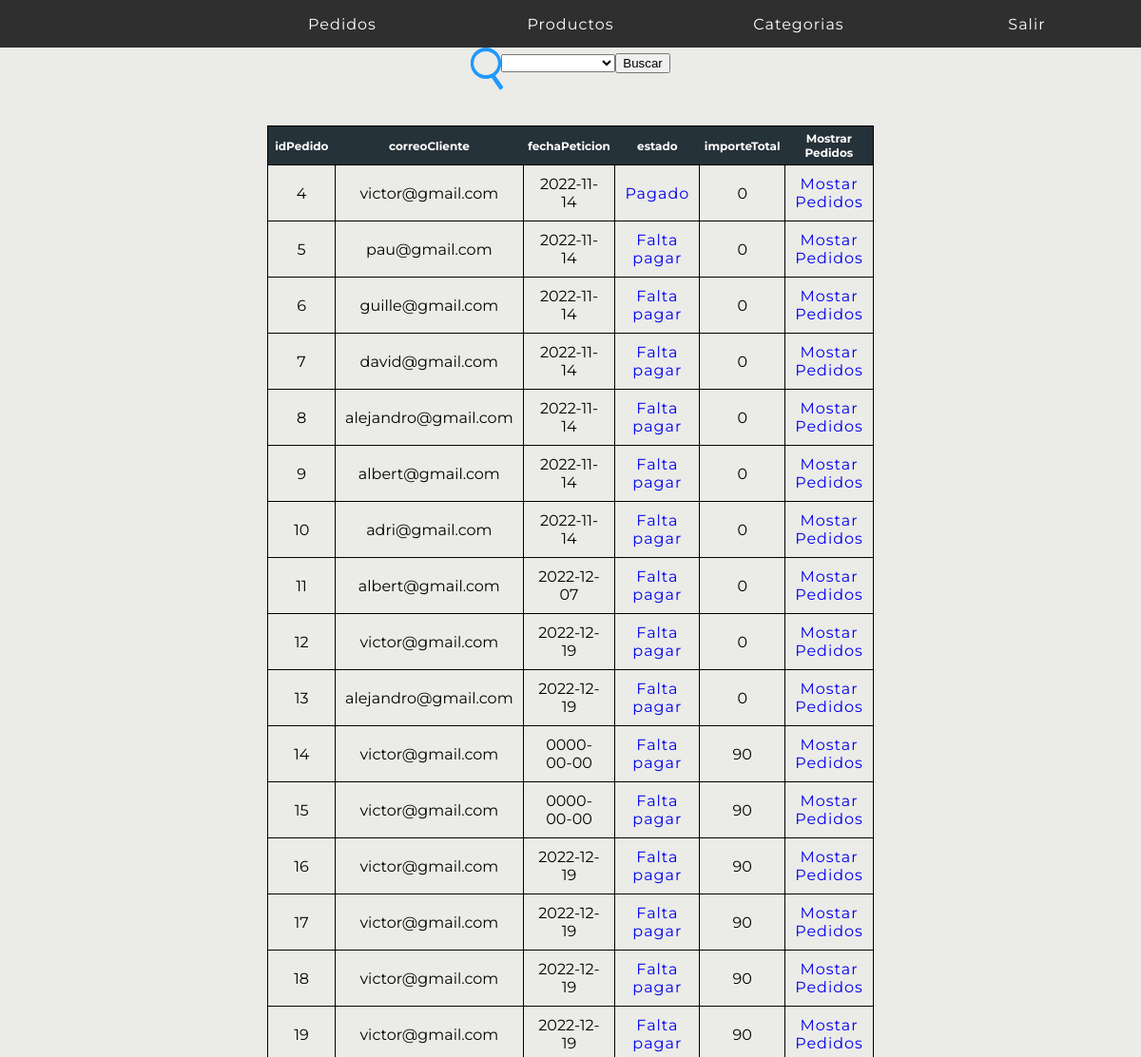
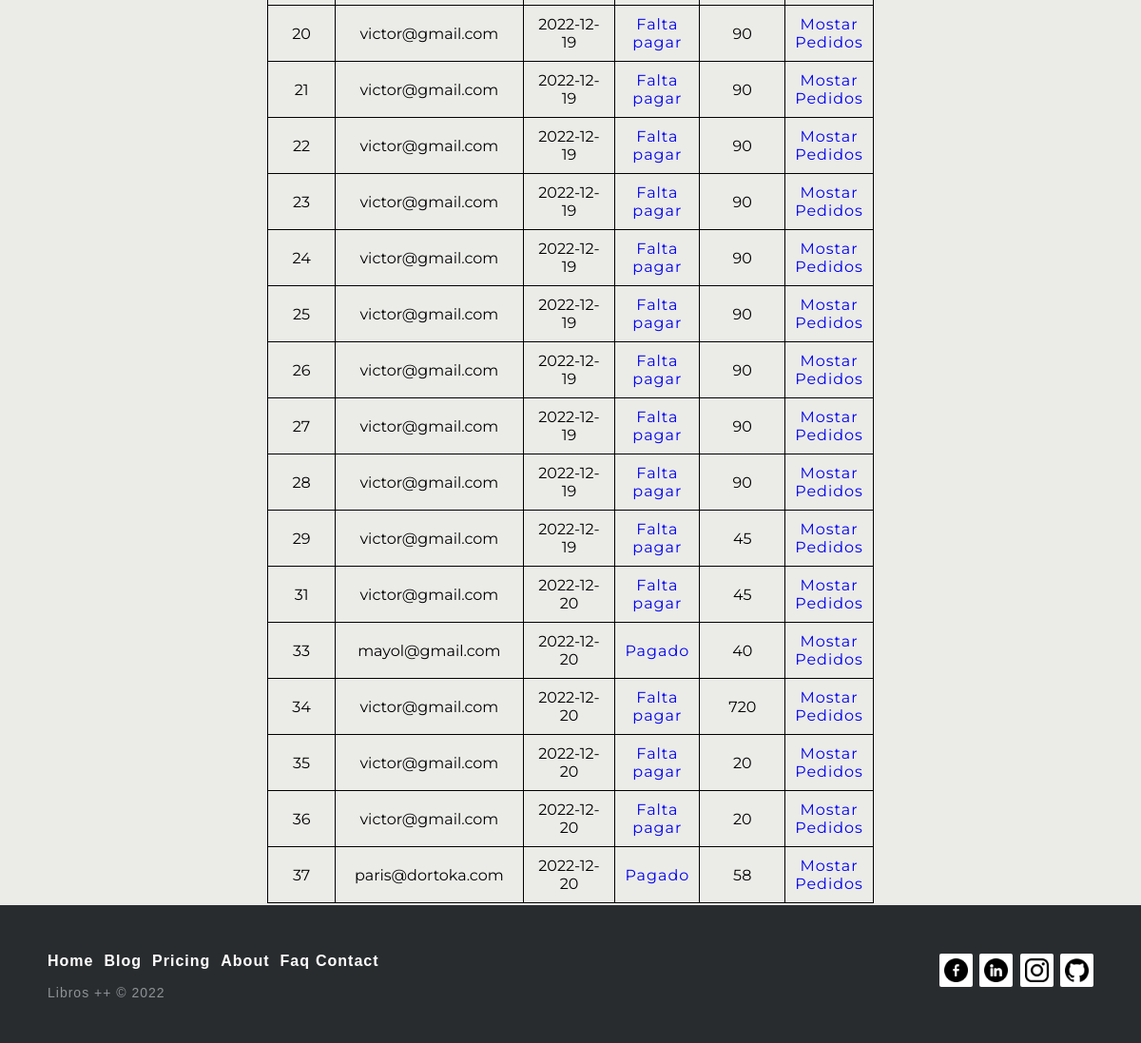
The app's page /index.php?controller=Pedido&action=mostrarPedidos (signed in) with its own data (2 pictures, top to bottom).
### tables this page shows
CREATE TABLE `pedido` (
  `idPedido` int(11) NOT NULL,
  `correoCliente` varchar(30) NOT NULL,
  `fechaPeticion` date NOT NULL,
  `estado` tinyint(1) NOT NULL DEFAULT 0,
  `importeTotal` float(6,2) NOT NULL DEFAULT 0.00
);

### models/database.php (called while the page is built, shortened)
<?php
class Database{
    public function __construct(){
        $servername = "localhost";
        $dbname= "tiendaonline";
        $username = "root";
        $password = "";
		$this->db = new PDO("mysql:host=$servername;dbname=$dbname",$username, $password);
    }
}

### models/pedido.php (called while the page is built, shortened)
<?php
    require_once("database.php");
    class Pedido extends Database{
        function mostrarPedidos(){
                $sql = "SELECT * FROM pedido";
                $rows = $this->db->query($sql);
                return $rows->fetchAll(PDO::FETCH_CLASS);
        }
}

### views/pedido/mostrarPedidos.php (the view, shortened to what this page needs)
<div class="fromBusquedaPedido">
        <form action="index.php?controller=Pedido&action=mostrarPedidos" method="POST">
            <div class="lupaPedido">
                <div>
                    <input type="text"   placeholder="Buscar por correo. . ." required id="txtbusca"  name="txtbusca">
                </div>
                <select id="estado" name="estado">
                    <option value="" selected></option>
                    <option value="0">En reparto</option>
                </select>
                <input type="submit" value="Buscar"  >
            </div>
        </form>
</div>
<div class="tablaListadoPedidos">
    <?php
        if(isset($todosLosPedidos) && count($todosLosPedidos) > 0){
            echo "<table class='tablaAdmin'>";
            echo "<tr>";
                foreach($todosLosPedidos[0] as $clave1 => $valor1){
                    echo "<th class='thAdmin'>".$clave1."</th>";
                }
            echo "<th class='thAdmin'> Mostrar Pedidos </th>";
            echo "</tr>";
            foreach($todosLosPedidos as $clave => $valor){
                echo "<tr>";
                foreach($valor as $clave1 => $valor1){
                    if($clave1 == 'estado'){
                        if($valor1 == 0){
                            echo "<td class='tdAdmin'><a href='index.php?controller=Pedido&action=editarEstado&idPedido=".$valor->idPedido."&estado=1'>Falta pagar</a></td>";
                        }else{
                            echo "<td class='tdAdmin'><a href='index.php?controller=Pedido&action=editarEstado&idPedido=".$valor->idPedido."&estado=0'>Pagado</a></td>";
                        }
                    }
                    else{
                        echo "<td class='tdAdmin'>$valor1</td>";
                    }
                }
                echo "<td class='tdAdmin'><a href='index.php?controller=Pedido&action=mostrarDetallePedido&idPedido=".$valor->idPedido."'>Mostar Pedidos</a></td>";
                echo "</tr>";
            }
            echo "</table>";
        }else{
            echo "No hay pedidos";
        }
    ?>
</div>

### views/css/style.css (style rules this page uses)
html { min-height: 100%; position: relative; }
body { margin: 0; height: max-content; }
footer { background-color: black; position: absolute; bottom: 0; margin-top: 40px; width: 100%; color: white; }
body { background: #EBEBE8; font-family: 'Montserrat', sans-serif; margin: 0; padding: 0; }
p { font-size: 16px; letter-spacing: 1px; }
a { font-size: 16px; letter-spacing: 1px; font: blod; text-decoration: none; }
.lupaPedido { margin: 0 auto; display: flex; justify-content: center; align-items: center; margin-bottom: 50px; }
.lupaPedido>div { display: inline-block; position: relative; filter: drop-shadow(0 1px #2099FF); }
.lupaPedido>div:after { content: ""; background: #2099FF; width: 4px; height: 16px; position: absolute; top: 28px; right: 2px; transform: rotate(145deg); }
.lupaPedido>div>input { color: #000000; font-size: 13px; background: transparent; width: 10px; height: 10px; padding: 8px; border: solid 3px #2099FF; outline: none; border-radius: 35px; transition: width 0.5s; }
.lupaPedido>div>input::placeholder { color: #0a0a0a; opacity: 0; transition: opacity 150ms ease-out; }
.lupaPedido>div>input:focus, .lupaPedido>div>input:not(:placeholder-shown) { width: 150px; }
.tablaAdmin { margin: auto auto; border: 1px solid black; border-collapse: collapse; }
.thAdmin { background-color: #263239; color: white; font-size: 12px; padding: 5px; text-align: center; }
.tdAdmin { border: 1px solid black; text-align: center; padding: 10px; width: 50px; }
.footer-distributed { background-color: #292c2f; box-shadow: 0 1px 1px 0 rgba(0, 0, 0, 0.12); box-sizing: border-box; width: 100%; text-align: left; font: normal 16px sans-serif; padding: 45px 50px; }
.footer-distributed .footer-left p { color: #8f9296; font-size: 14px; margin: 0; }
.footer-distributed p.footer-links { font-size: 18px; font-weight: bold; color: #ffffff; margin: 0 0 10px; padding: 0; transition: ease .25s; }
.footer-distributed p.footer-links a { display: inline-block; line-height: 1.8; text-decoration: none; color: inherit; transition: ease .25s; }
.footer-distributed .footer-links a:before { content: ""; font-size: 20px; left: 0; color: #fff; display: inline-block; padding-right: 5px; }
.footer-distributed .footer-links .link-1:before { content: none; }
.footer-distributed .footer-right { float: right; margin-top: 6px; max-width: 180px; }
.footer-distributed .footer-right a { display: inline-block; width: 35px; height: 35px; background-color: #ffffff; border-radius: 2px; font-size: 20px; color: #ffffff; text-align: center; line-height: 35px; margin-left: 3px; transition:all .25s; }
.espacioFooter { width:100%; height: 147px; }
.footer-right > a > img { width: 25px; height: 25px; margin-top:5px; }

### records on screen
pedido: valor1 "4", valor1 "victor@gmail.com", valor1 "2022-11-14", valor1 "0"
pedido: valor1 "5", valor1 "pau@gmail.com", valor1 "2022-11-14", valor1 "0"
pedido: valor1 "6", valor1 "guille@gmail.com", valor1 "2022-11-14", valor1 "0"
pedido: valor1 "7", valor1 "david@gmail.com", valor1 "2022-11-14", valor1 "0"
pedido: valor1 "8", valor1 "alejandro@gmail.com", valor1 "2022-11-14", valor1 "0"
pedido: valor1 "9", valor1 "albert@gmail.com", valor1 "2022-11-14", valor1 "0"
pedido: valor1 "10", valor1 "adri@gmail.com", valor1 "2022-11-14", valor1 "0"
pedido: valor1 "11", valor1 "albert@gmail.com", valor1 "2022-12-07", valor1 "0"
pedido: valor1 "12", valor1 "victor@gmail.com", valor1 "2022-12-19", valor1 "0"
pedido: valor1 "13", valor1 "alejandro@gmail.com", valor1 "2022-12-19", valor1 "0"
pedido: valor1 "14", valor1 "victor@gmail.com", valor1 "0000-00-00", valor1 "90"
pedido: valor1 "15", valor1 "victor@gmail.com", valor1 "0000-00-00", valor1 "90"
pedido: valor1 "16", valor1 "victor@gmail.com", valor1 "2022-12-19", valor1 "90"
pedido: valor1 "17", valor1 "victor@gmail.com", valor1 "2022-12-19", valor1 "90"
pedido: valor1 "18", valor1 "victor@gmail.com", valor1 "2022-12-19", valor1 "90"
pedido: valor1 "19", valor1 "victor@gmail.com", valor1 "2022-12-19", valor1 "90"
pedido: valor1 "20", valor1 "victor@gmail.com", valor1 "2022-12-19", valor1 "90"
pedido: valor1 "21", valor1 "victor@gmail.com", valor1 "2022-12-19", valor1 "90"
pedido: valor1 "22", valor1 "victor@gmail.com", valor1 "2022-12-19", valor1 "90"
pedido: valor1 "23", valor1 "victor@gmail.com", valor1 "2022-12-19", valor1 "90"
pedido: valor1 "24", valor1 "victor@gmail.com", valor1 "2022-12-19", valor1 "90"
pedido: valor1 "25", valor1 "victor@gmail.com", valor1 "2022-12-19", valor1 "90"
pedido: valor1 "26", valor1 "victor@gmail.com", valor1 "2022-12-19", valor1 "90"
pedido: valor1 "27", valor1 "victor@gmail.com", valor1 "2022-12-19", valor1 "90"
pedido: valor1 "28", valor1 "victor@gmail.com", valor1 "2022-12-19", valor1 "90"
pedido: valor1 "29", valor1 "victor@gmail.com", valor1 "2022-12-19", valor1 "45"
pedido: valor1 "31", valor1 "victor@gmail.com", valor1 "2022-12-20", valor1 "45"
pedido: valor1 "33", valor1 "mayol@gmail.com", valor1 "2022-12-20", valor1 "40"
pedido: valor1 "34", valor1 "victor@gmail.com", valor1 "2022-12-20", valor1 "720"
pedido: valor1 "35", valor1 "victor@gmail.com", valor1 "2022-12-20", valor1 "20"
pedido: valor1 "36", valor1 "victor@gmail.com", valor1 "2022-12-20", valor1 "20"
pedido: valor1 "37", valor1 "paris@dortoka.com", valor1 "2022-12-20", valor1 "58"

### other values on screen
$clave1 "idPedido"
$clave1 "correoCliente"
$clave1 "fechaPeticion"
$clave1 "estado"
$clave1 "importeTotal"
